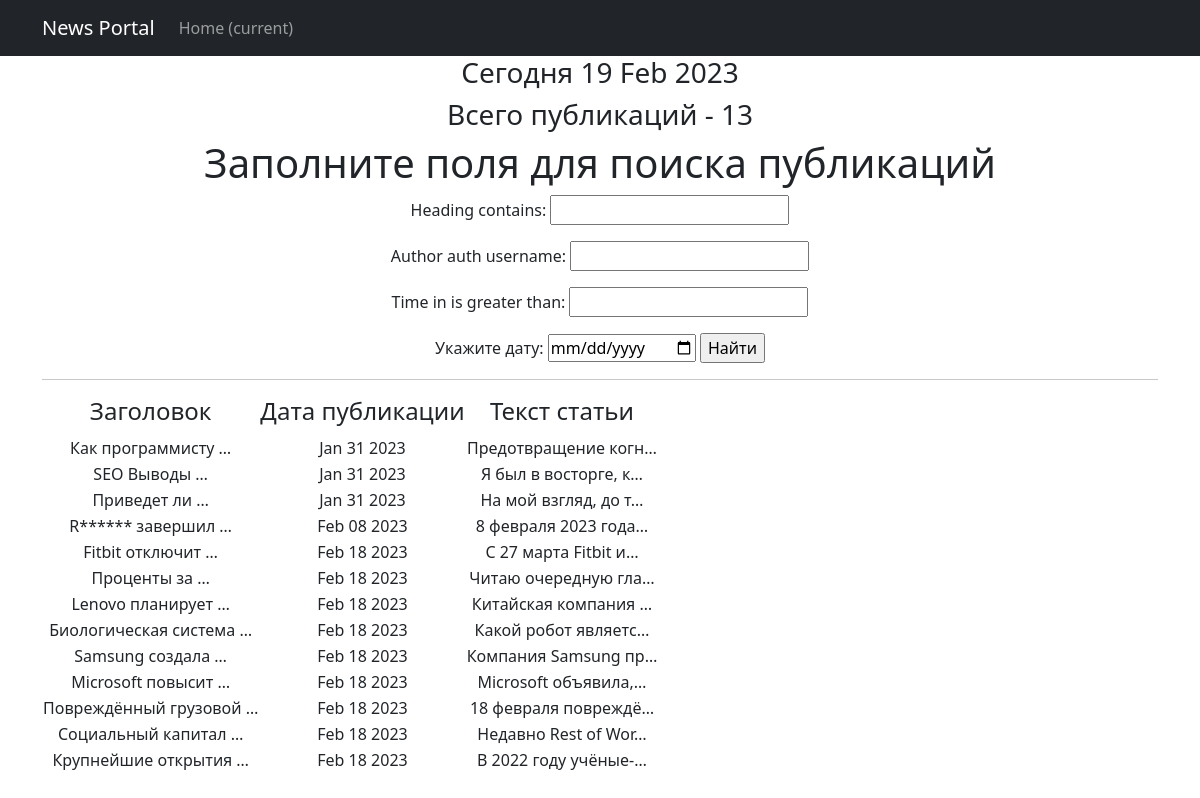
Page /news/search/ on the earlier database version.
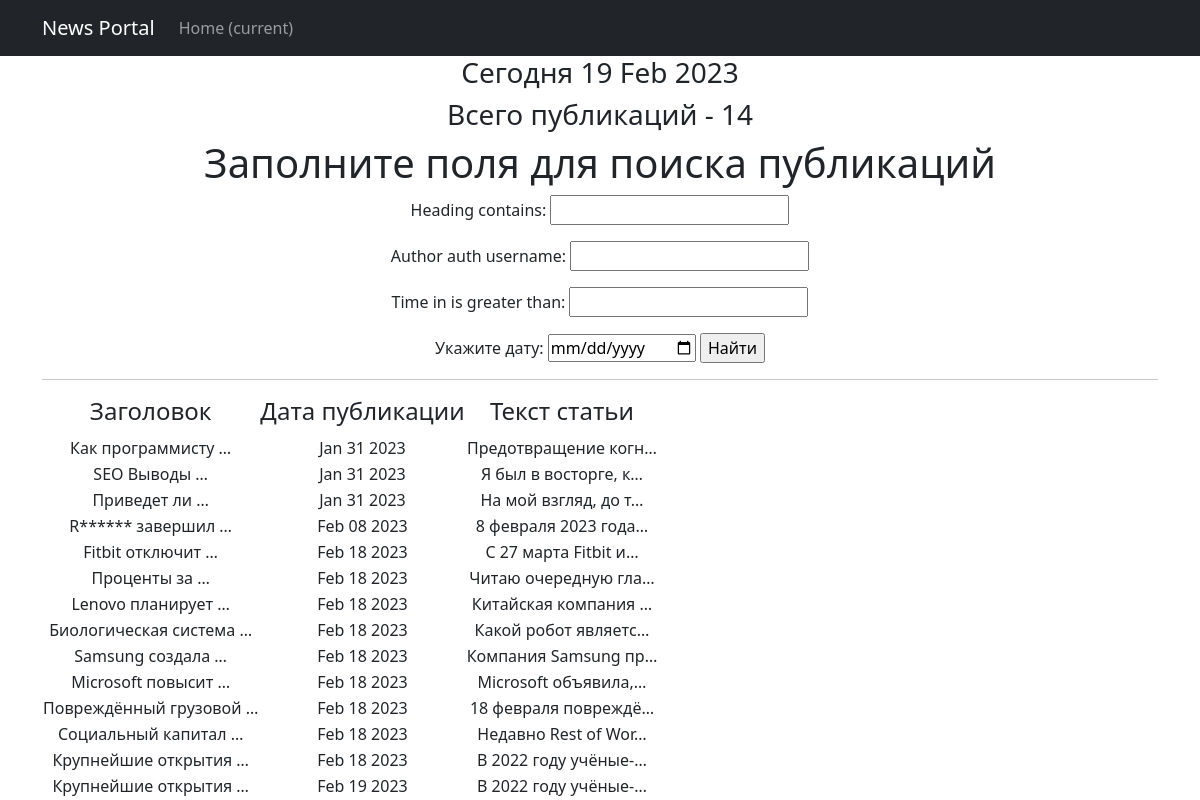
Same page on the later database version.
### News_Portal_app/models.py (models this page shows, shortened)
class Post(models.Model):
    article = 'AR'
    news = 'NE'
    cat_ar_ne = [(article, 'статья'),
                 (news, 'новость')]
    author = models.ForeignKey(Author, on_delete = models.CASCADE)
    _type = models.CharField(max_length=2, choices=cat_ar_ne)
    time_in = models.DateTimeField(auto_now_add=True)
    categories = models.ManyToManyField(Category, through='PostCategory')
    heading = models.CharField(max_length=255)
    text = models.TextField()
    post_rating = models.IntegerField(default=0)

### News_Portal_app/views.py (the view)
# urls.py: path('search/', SearchList.as_view(), name='search_publications'),
class SearchList(ListView):
    model = Post
    template_name = 'search_page.html'
    context_object_name = 'posts'
    def get_queryset(self):
        queryset = super().get_queryset()
        self.filterset = PostFilter(self.request.GET, queryset)
        return self.filterset.qs
    def get_context_data(self, **kwargs):
        context = super().get_context_data(**kwargs)
        context['filterset'] = self.filterset
        context['time_now'] = datetime.utcnow()
        return context

### News_Portal_app/templatetags/custom_filters.py (called while the page is built)
@register.filter()
def censor(text):
    try:
        text = text.replace("Яндекс", "Я*****")
        text = text.replace("RuStore", "R******")
        return text
    except TypeError as e:
        print(f'Ошибка {e}. Тип данных должен быть str.')

### News_Portal/templates/search_page.html (shortened to what this page needs)
{% extends 'flatpages/default.html' %}
{% load custom_filters %}
{% load custom_tags %}
{% block content %}
<h3>Сегодня {{ time_now|date:'d M Y' }}</h3>
<h3>Всего публикаций - {{ posts|length }}</h3>
<h1>Заполните поля для поиска публикаций</h1>
   <form action="" method="get">
       {{ filterset.form.as_p }}
        <label for="start">Укажите дату:</label>
        <input type="date">
       <input type="submit" value="Найти" />
   </form>
    <hr>
   {% if posts %}
       <table>
           <tr>
               <td><h4>Заголовок</h4></td>
               <td><h4>Дата публикации</h4></td>
               <td><h4>Текст статьи</h4></td>
           </tr>
           {% for post in posts %}
           <tr>
               <td>{{ post.heading|truncatewords:2|censor }}</td>
               <td>{{ post.time_in|date:'M d Y' }}</td>
               <td>{{ post.text|truncatechars:20|censor }}</td>
           </tr>
           {% endfor %}
       </table>
   {% else %}
       <h2>Упс, статей нет!</h2>
   {% endif %}
{% endblock content %}

### News_Portal/templates/flatpages/default.html (shortened to what this page needs)
<!DOCTYPE html>
<html lang="en">
    <head>
        {% load static %}
        <link href="{% static 'css/styles.css' %}" rel="stylesheet" />
    </head>
    <body>
        <nav class="navbar navbar-expand-lg navbar-dark bg-dark static-top">
            <div class="container">
                <a class="navbar-brand" href="#">News Portal</a>
                <div class="collapse navbar-collapse" id="navbarResponsive">
                    <ul class="navbar-nav ml-auto">
                        <li class="nav-item active">
                            <a class="nav-link" href="#">Home
                                <span class="sr-only">(current)</span>
                            </a>
                        </li>
                    </ul>
                </div>
            </div>
        </nav>
        <div class="container">
            <div class="row">
                <div class="col-lg-12 text-center">
                    {% block content %}{% endblock content %}
                </div>
            </div>
        </div>
    </body>
</html>

Differences in the rows shown:
added Post: time_in "19 Feb 2023", heading|censor "Крупнейшие открытия …", time_in "Feb 19 2023", text|censor "В 2022 году учёные-…"
Other differences:
{{ posts|length }}: "13" → "14"
{{ time_now|date:'d M Y' }}: "19 Feb 2023" → (not shown)
